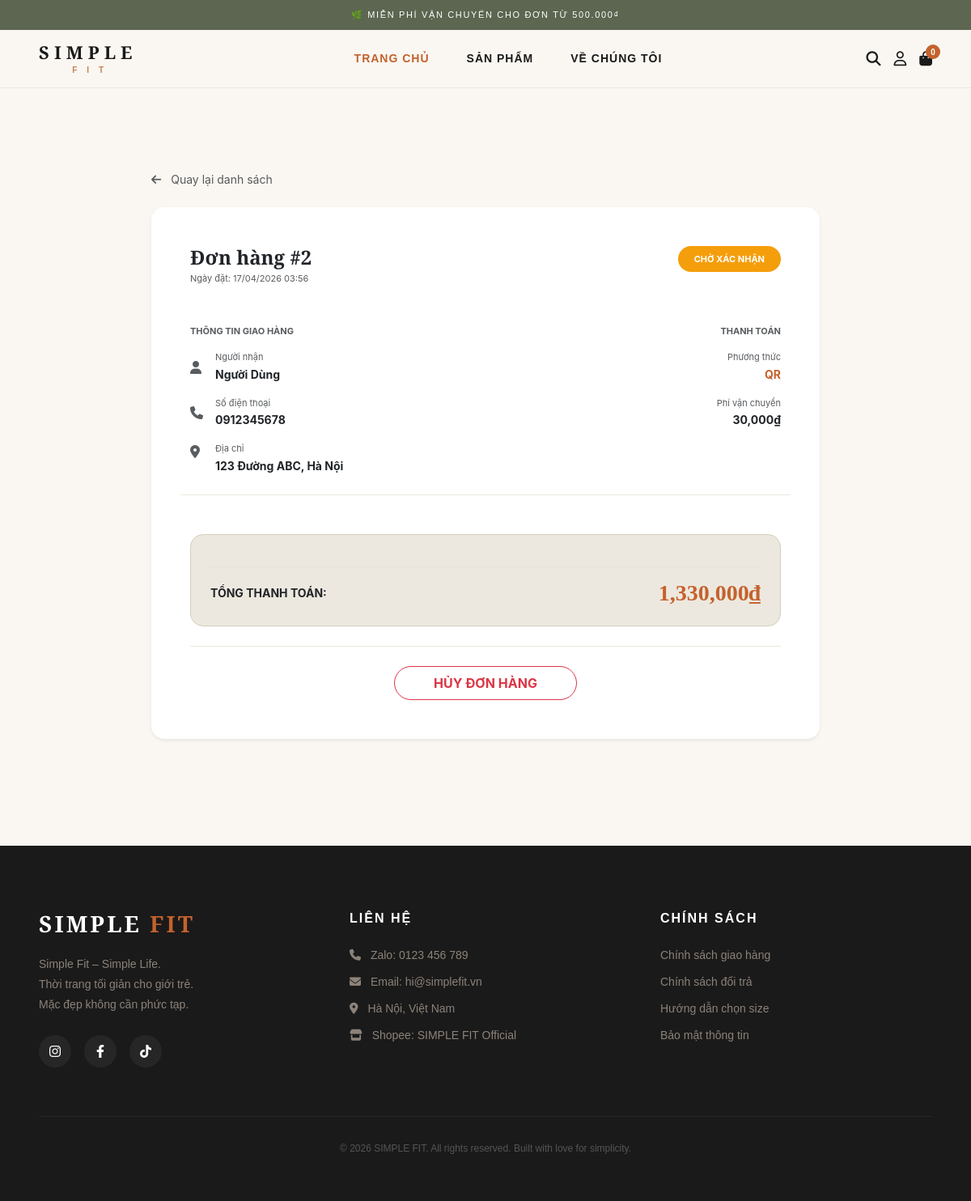
Screenshot of /order-detail.php?id=2 (signed in) with the database file from the repository.
### tables this page shows
CREATE TABLE `donhang` (
  `maDH` bigint NOT NULL,
  `maKH` bigint DEFAULT NULL,
  `maNV` bigint DEFAULT NULL,
  `hoTen` varchar(100) DEFAULT NULL,
  `email` varchar(100) DEFAULT NULL,
  `soDienThoai` varchar(20) DEFAULT NULL,
  `diaChi` varchar(255) DEFAULT NULL,
  `tongTien` decimal(15,2) DEFAULT NULL,
  `phiShip` decimal(15,2) DEFAULT '0.00',
  `phuongThucThanhToan` varchar(50) DEFAULT NULL,
  `trangThai` varchar(50) DEFAULT 'Chờ xác nhận',
  `ngayTao` timestamp NOT NULL DEFAULT CURRENT_TIMESTAMP,
  `minhChungThanhToan` varchar(255) DEFAULT NULL,
  `maGiamGia` varchar(50) DEFAULT NULL,
  `soTienGiam` int DEFAULT '0'
);

### order-detail.php (the view, shortened to what this page needs)
<?php
require_once 'includes/db.php';
function getStatusClass($status) {
    $map = [
        'Chưa thanh toán'         => 'status-chua_thanh_toan',
        'Chờ xác nhận'            => 'status-cho_xac_nhan',
        'Đang giao hàng'          => 'status-dang_giao_hang',
        'Đã giao hàng'            => 'status-da_giao_hang',
        'Hoàn tất'                => 'status-hoan_tat',
        'Đã hủy'                  => 'status-da_huy',
        'Chờ kiểm tra hoàn tiền'  => 'status-cho_hoan_tien'
    ];
    return $map[$status] ?? 'status-default';
}
$order_id = isset($_GET['id']) ? intval($_GET['id']) : 0;
$user_id = $_SESSION['user']['id'];
$is_admin = ($_SESSION['user']['role'] === 'ADMIN');
if ($is_admin) {
    $sql_order = "SELECT * FROM DonHang WHERE maDH = '$order_id'";
} else {
    $sql_order = "SELECT d.* FROM DonHang d JOIN KhachHang k ON d.maKH = k.maKH
                  WHERE d.maDH = '$order_id' AND k.maND = '$user_id'";
}
$res_order = mysqli_query($conn, $sql_order);
$order = mysqli_fetch_assoc($res_order);
include 'includes/header.php';
?>
<link rel="stylesheet" href="assets/css/auth-account.css">
<main class="py-5" style="background-color: #FAF7F2; min-height: 100vh; padding-top: 100px !important;">
    <div class="container" style="max-width: 850px;">
        <a href="<?php echo $is_admin ? 'admin.php?tab=orders' : 'profile.php?tab=orders'; ?>" class="text-decoration-none text-muted small mb-4 d-inline-block">
            <i class="fa-solid fa-arrow-left me-2"></i> Quay lại danh sách
        </a>
        <div class="card border-0 shadow-sm rounded-4 overflow-hidden mb-4">
            <div class="card-body p-4 p-md-5">
                <div class="d-flex justify-content-between align-items-start mb-5">
                    <div>
                        <h2 class="h4 fw-bold mb-1" style="font-family: 'Cormorant Garamond', serif;">Đơn hàng #<?php echo $order_id; ?></h2>
                        <p class="extra-small text-muted mb-0">Ngày đặt: <?php echo date('d/m/Y H:i', strtotime($order['ngayTao'])); ?></p>
                    </div>
                    <div class="text-end">
                        <?php if ($is_admin): ?>
                            <form method="POST">
                                <select name="new_status" onchange="this.form.submit()" class="admin-select-status <?php echo getStatusClass($order['trangThai']); ?>">
                                    <?php
                                    $all_sts = ['Chưa thanh toán', 'Chờ xác nhận', 'Đang giao hàng', 'Đã giao', 'Hoàn tất', 'Chờ kiểm tra hoàn tiền', 'Đã hủy'];
                                    foreach($all_sts as $s): ?>
                                        <option value="<?php echo $s; ?>" <?php echo ($order['trangThai'] == $s) ? 'selected' : ''; ?>><?php echo $s; ?></option>
                                    <?php endforeach; ?>
                                </select>
                                <input type="hidden" name="admin_update_status" value="1">
                            </form>
                        <?php else: ?>
                            <span class="badge-status <?php echo getStatusClass($order['trangThai']); ?>" style="padding: 8px 20px; border-radius: 50px; font-size: 11px; font-weight: 700; color: white; text-transform: uppercase;">
                                <?php echo $order['trangThai']; ?>
                            </span>
                        <?php endif; ?>
                    </div>
                </div>
                <div class="row g-4 mb-5 pb-4 border-bottom" style="border-color: #EDE8DF !important;">
                    <div class="col-md-7">
                        <p class="extra-small text-muted text-uppercase fw-bold mb-3 tracking-wider">Thông tin giao hàng</p>
                        <div class="d-flex align-items-center mb-3">
                            <i class="fa-solid fa-user text-muted me-3" style="width: 15px;"></i>
                            <div><span class="extra-small text-muted d-block">Người nhận</span><span class="small fw-bold"><?php echo htmlspecialchars($order['hoTen']); ?></span></div>
                        </div>
                        <div class="d-flex align-items-center mb-3">
                            <i class="fa-solid fa-phone text-muted me-3" style="width: 15px;"></i>
                            <div><span class="extra-small text-muted d-block">Số điện thoại</span><span class="small fw-bold"><?php echo htmlspecialchars($order['soDienThoai']); ?></span></div>
                        </div>
                        <div class="d-flex align-items-start">
                            <i class="fa-solid fa-location-dot text-muted me-3 mt-1" style="width: 15px;"></i>
                            <div><span class="extra-small text-muted d-block">Địa chỉ</span><span class="small fw-bold"><?php echo htmlspecialchars($order['diaChi']); ?></span></div>
                        </div>
                    </div>
                    <div class="col-md-5 text-md-end">
                        <p class="extra-small text-muted text-uppercase fw-bold mb-3 tracking-wider">Thanh toán</p>
                        <div class="mb-3"><span class="extra-small text-muted d-block">Phương thức</span><span class="small fw-bold text-uppercase" style="color: #C4622D;"><?php echo $order['phuongThucThanhToan']; ?></span></div>
                        <div><span class="extra-small text-muted d-block">Phí vận chuyển</span><span class="small fw-bold"><?php echo number_format($order['phiShip']); ?>₫</span></div>
                    </div>
                </div>
                <div class="p-4 rounded-4" style="background-color: #EDE8DF; border: 1px solid #D4CEBE;">
                    <hr style="border-top: 1px dashed #D4CEBE; margin: 15px 0;">
                    <div class="d-flex justify-content-between align-items-center">
                        <span class="fw-bold small text-uppercase">Tổng thanh toán:</span>
                        <span class="h3 fw-bold mb-0" style="color: #C4622D; font-family: 'DM Sans', serif;">
                            <?php echo number_format($order['tongTien']); ?>₫
                        </span>
                    </div>
                </div>
                <?php if (!$is_admin && in_array($order['trangThai'], ['Chờ xác nhận', 'Chưa thanh toán'])): ?>
                    <div class="mt-4 pt-4 border-top text-center" style="border-color: #EDE8DF !important;">
                        <form method="POST" onsubmit="return confirm('Bạn có chắc muốn hủy đơn hàng này?');">
                            <button type="submit" name="action_cancel_order" class="btn btn-outline-danger rounded-pill px-5 py-2 fw-bold small">HỦY ĐƠN HÀNG</button>
                        </form>
                    </div>
                <?php endif; ?>
            </div>
        </div>
    </div>
</main>
<?php include 'includes/footer.php'; ?>

### assets/css/base.css (style rules this page uses)
:root { --mau-bg: #FAF7F2; --mau-gold: #C4622D; --mau-text: #1A1A1A; }
body { font-family: 'Inter', sans-serif; background-color: var(--mau-bg); color: var(--mau-text); }
a { text-decoration: none !important; color: inherit; }

### assets/css/home.css (style rules this page uses)
:root { --mau-bg: #FAF7F2; --mau-gold: #C4622D; --mau-text: #1A1A1A; }

### assets/css/admin.css (style rules this page uses)
:root { --admin-bg: #FAF7F2; --admin-card: #EDE8DF; --admin-primary: #C4622D; --admin-text: #1A1A1A; --admin-muted: #8C8279; --admin-border: #D4CEBE; }
.extra-small { font-size: 11px; }
.badge-status { border-radius: 50px; padding: 5px 14px; font-size: 10px; font-weight: 700; text-transform: uppercase; color: white; border: none; display: inline-block; }
.status-cho_xac_nhan { background-color: #F59E0B; }

### assets/css/auth-account.css (style rules this page uses)
.badge-status { border-radius: 50px; padding: 4px 12px; font-size: 11px; font-weight: 600; text-transform: uppercase; display: inline-block; text-align: center; }

### order-detail.php (style rules this page uses)
.status-cho_xac_nhan { background-color: #F59E0B !important; color: white; }

### rows the page displays
donhang: ngayTao "17/04/2026 03:56", trangThai "CHỜ XÁC NHẬN", hoTen "Người Dùng", soDienThoai "0912345678", diaChi "123 Đường ABC, Hà Nội", phuongThucThanhToan "QR", phiShip "30,000", tongTien "1,330,000"

### other values shown
$order_id "2"
